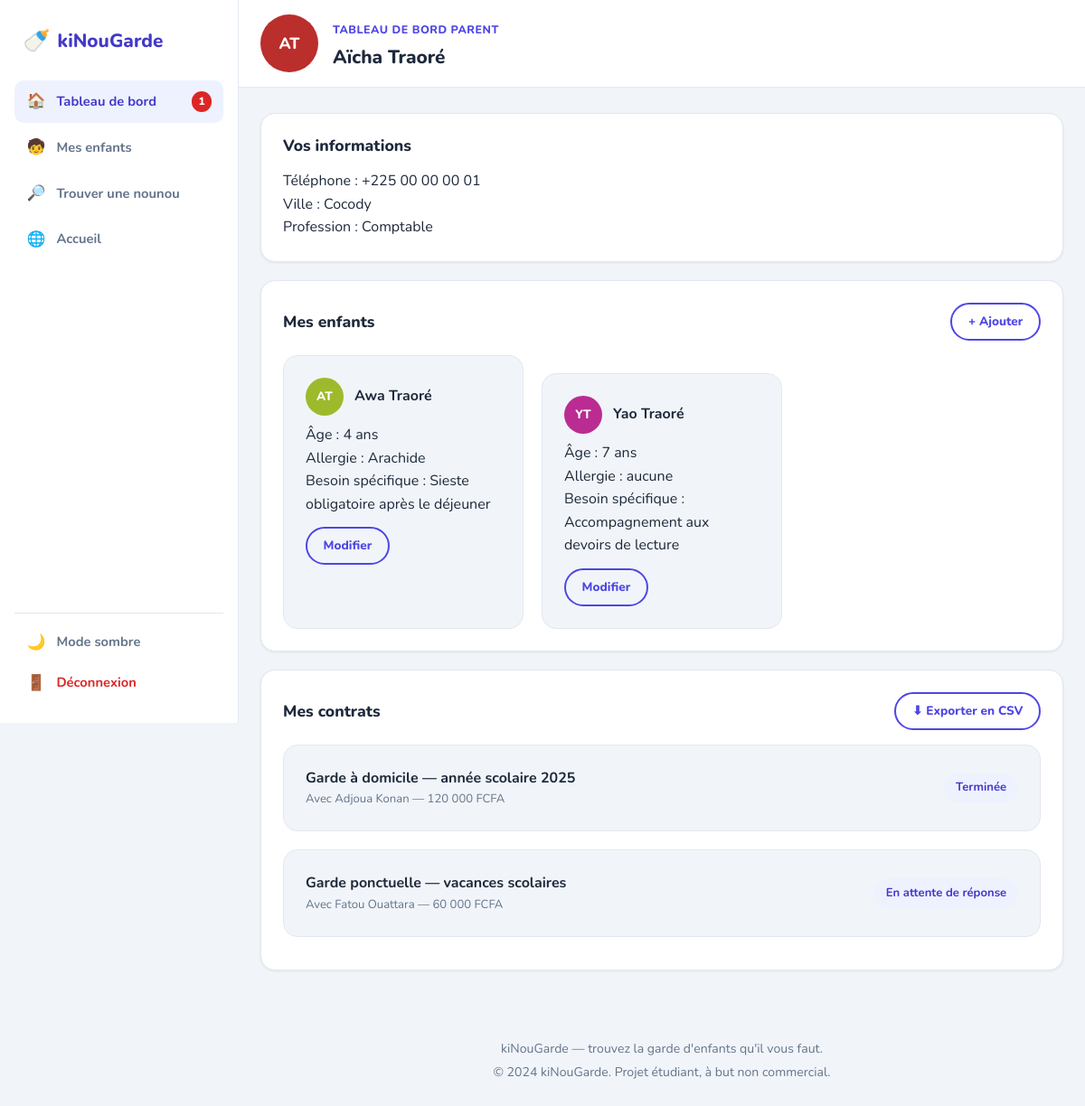
Screenshot of /dashboard-parent.php (signed in) with the database file from the repository.
### tables this page shows
CREATE TABLE `parents` (
  `id`              INT AUTO_INCREMENT PRIMARY KEY,
  `utilisateur_id`  INT NOT NULL,
  `ville`           VARCHAR(50)  NOT NULL,
  `profession`      VARCHAR(100) DEFAULT NULL,
  `nb_enfants`      TINYINT UNSIGNED NOT NULL DEFAULT 0,
  UNIQUE KEY `uk_parents_utilisateur` (`utilisateur_id`),
  CONSTRAINT `fk_parents_utilisateur` FOREIGN KEY (`utilisateur_id`)
    REFERENCES `utilisateurs` (`id`) ON DELETE CASCADE
);

CREATE TABLE `utilisateurs` (
  `id`           INT AUTO_INCREMENT PRIMARY KEY,
  `nom`          VARCHAR(100) NOT NULL,
  `prenom`       VARCHAR(100) NOT NULL,
  `telephone`    VARCHAR(20)  DEFAULT NULL,
  `email`        VARCHAR(190) NOT NULL,
  `mot_de_passe` VARCHAR(255) NOT NULL COMMENT 'empreinte password_hash(), jamais le mot de passe',
  `role`         ENUM('parent','nounou') NOT NULL,
  `cree_le`      TIMESTAMP NOT NULL DEFAULT CURRENT_TIMESTAMP,
  UNIQUE KEY `uk_utilisateurs_email` (`email`)
);

CREATE TABLE `enfants` (
  `id`                INT AUTO_INCREMENT PRIMARY KEY,
  `parent_id`         INT NOT NULL,
  `nom`               VARCHAR(50) NOT NULL,
  `prenom`            VARCHAR(50) NOT NULL,
  `age`               TINYINT UNSIGNED NOT NULL,
  `allergie`          VARCHAR(100) DEFAULT NULL,
  `besoin_specifique` VARCHAR(250) DEFAULT NULL,
  KEY `idx_enfants_parent` (`parent_id`),
  CONSTRAINT `fk_enfants_parent` FOREIGN KEY (`parent_id`)
    REFERENCES `parents` (`id`) ON DELETE CASCADE
);

CREATE TABLE `contrats_emploi` (
  `id`             INT AUTO_INCREMENT PRIMARY KEY,
  `parent_id`      INT NOT NULL,
  `nounou_id`      INT NOT NULL,
  `titre`          VARCHAR(150) NOT NULL,
  `montant`        DECIMAL(10,2) NOT NULL,
  `statut`         ENUM('en_attente', 'acceptee', 'refusee', 'terminee') NOT NULL DEFAULT 'en_attente',
  `date_signature` TIMESTAMP NOT NULL DEFAULT CURRENT_TIMESTAMP,
  KEY `idx_contrats_parent` (`parent_id`),
  KEY `idx_contrats_nounou` (`nounou_id`),
  CONSTRAINT `fk_contrats_parent` FOREIGN KEY (`parent_id`)
    REFERENCES `parents` (`id`) ON DELETE CASCADE,
  CONSTRAINT `fk_contrats_nounou` FOREIGN KEY (`nounou_id`)
    REFERENCES `nounous` (`id`) ON DELETE CASCADE
);

### src/auth.php (called while the page is built, shortened)
<?php
function e(?string $valeur): string
{
    return htmlspecialchars($valeur ?? '', ENT_QUOTES | ENT_SUBSTITUTE, 'UTF-8');
}
function utilisateur_connecte(): ?array
{
    return $_SESSION['utilisateur'] ?? null;
}
function exiger_connexion(?string $role = null): array
{
    $u = utilisateur_connecte();
    return $u;
}

### public/dashboard-parent.php (the view, shortened to what this page needs)
<?php
require_once __DIR__ . '/../src/bootstrap.php';
$moi = exiger_connexion('parent');
$parent = parent_par_utilisateur($bdd, (int) $moi['id']);
$enfants  = enfants_du_parent($bdd, (int) $parent['id']);
$contrats = contrats_parent($bdd, (int) $parent['id']);
$libelles_statut = [
    'en_attente' => ['En attente de réponse', 'badge'],
    'acceptee'   => ['Acceptée', 'badge-accent'],
    'refusee'    => ['Refusée', 'badge'],
    'terminee'   => ['Terminée', 'badge'],
];
?>
<!DOCTYPE html>
<html lang="fr">
<head>
    <link rel="stylesheet" href="assets/css/base.css">
    <link rel="stylesheet" href="assets/css/dashboard-parent.css">
</head>
<body>
<div class="dash-shell">
    <?= sidebar_html($bdd, (int) $moi['id'], $moi['role'], 'dashboard-parent.php') ?>
    <div class="dash-main">
        <header class="dash-topbar">
            <div style="display:flex; align-items:center; gap:1rem;">
                <?= avatar_html($parent['prenom'], $parent['nom'], null, 'md') ?>
                <div>
                    <span class="eyebrow">Tableau de bord parent</span>
                    <h1 style="font-size:1.3rem;"><?= e($parent['prenom'] . ' ' . $parent['nom']) ?></h1>
                </div>
            </div>
        </header>
        <div class="dash-content">
            <div class="card">
                <h2 class="card-title">Vos informations</h2>
                <p>Téléphone : <?= e($parent['telephone'] ?: 'non renseigné') ?></p>
                <p>Ville : <?= e($parent['ville']) ?></p>
                <p>Profession : <?= e($parent['profession'] ?: 'non renseignée') ?></p>
            </div>
            <div class="card">
                <div style="display:flex; align-items:center; justify-content:space-between; margin-bottom:1rem;">
                    <h2 class="card-title" style="margin-bottom:0;">Mes enfants</h2>
                    <a href="mon-enfant.php" class="btn btn-outline btn-sm">+ Ajouter</a>
                </div>
                <?php if (!$enfants): ?>
                    <div class="etat-vide">
                        <p>Aucun enfant enregistré. <a href="mon-enfant.php">En ajouter un</a>.</p>
                    </div>
                <?php else: ?>
                    <div class="cards-grid">
                        <?php foreach ($enfants as $enfant): ?>
                            <div class="card" style="box-shadow:none; background: var(--color-bg);">
                                <div style="display:flex; align-items:center; gap:.75rem; margin-bottom:.6rem;">
                                    <?= avatar_html($enfant['prenom'], $enfant['nom'], null, 'sm') ?>
                                    <strong><?= e($enfant['prenom'] . ' ' . $enfant['nom']) ?></strong>
                                </div>
                                <p>Âge : <?= (int) $enfant['age'] ?> ans</p>
                                <p>Allergie : <?= e($enfant['allergie'] ?: 'aucune') ?></p>
                                <p>Besoin spécifique : <?= e($enfant['besoin_specifique'] ?: '—') ?></p>
                                <a href="modifier-enfant.php?id=<?= (int) $enfant['id'] ?>" class="btn btn-outline btn-sm" style="margin-top:.75rem;">Modifier</a>
                            </div>
                        <?php endforeach; ?>
                    </div>
                <?php endif; ?>
            </div>
            <div class="card">
                <div style="display:flex; align-items:center; justify-content:space-between; margin-bottom:1rem;">
                    <h2 class="card-title" style="margin-bottom:0;">Mes contrats</h2>
                    <?php if ($contrats): ?>
                        <a href="export-contrats.php" class="btn btn-outline btn-sm">⬇ Exporter en CSV</a>
                    <?php endif; ?>
                </div>
                <?php if (!$contrats): ?>
                    <div class="etat-vide">
                        <p>Aucune proposition envoyée. <a href="liste-nounous.php">Trouver une nounou</a>.</p>
                    </div>
                <?php else: ?>
                    <?php foreach ($contrats as $c): ?>
                        <?php [$libelle, $classe] = $libelles_statut[$c['statut']]; ?>
                        <div class="card" style="box-shadow:none; background: var(--color-bg); margin-bottom:.75rem;">
                            <div style="display:flex; align-items:center; justify-content:space-between; gap:.75rem; flex-wrap:wrap;">
                                <div>
                                    <strong><?= e($c['titre']) ?></strong>
                                    <p class="help-text">
                                        Avec <?= e($c['nounou_prenom'] . ' ' . $c['nounou_nom']) ?> —
                                        <?= number_format((float) $c['montant'], 0, ',', ' ') ?> FCFA
                                    </p>
                                </div>
                                <span class="<?= $classe ?>"><?= e($libelle) ?></span>
                            </div>
                        </div>
                    <?php endforeach; ?>
                <?php endif; ?>
            </div>
        </div>
        <footer class="site-footer">
            <p><?= e(APP_NOM) ?> — trouvez la garde d'enfants qu'il vous faut.</p>
            <p>&copy; 2024 <?= e(APP_NOM) ?>. Projet étudiant, à but non commercial.</p>
        </footer>
    </div>
</div>
</body>
</html>

### src/functions.php (shortened to what this page needs)
<?php
function parent_par_utilisateur(PDO $bdd, int $utilisateur_id): ?array
{
    $req = $bdd->prepare(
        'SELECT p.*, u.nom, u.prenom, u.email, u.telephone
           FROM parents p
           JOIN utilisateurs u ON u.id = p.utilisateur_id
          WHERE p.utilisateur_id = ?'
    );
    $req->execute([$utilisateur_id]);
    return $req->fetch() ?: null;
}
function contrats_parent(PDO $bdd, int $parent_id): array
{
    $req = $bdd->prepare(
        'SELECT c.*, u.nom AS nounou_nom, u.prenom AS nounou_prenom,
                (SELECT 1 FROM avis a WHERE a.contrat_id = c.id) AS deja_note
           FROM contrats_emploi c
           JOIN nounous n      ON n.id = c.nounou_id
           JOIN utilisateurs u ON u.id = n.utilisateur_id
          WHERE c.parent_id = ?
          ORDER BY c.date_signature DESC'
    );
    $req->execute([$parent_id]);
    return $req->fetchAll();
}
function enfants_du_parent(PDO $bdd, int $parent_id): array
{
    $req = $bdd->prepare('SELECT * FROM enfants WHERE parent_id = ? ORDER BY prenom');
    $req->execute([$parent_id]);
    return $req->fetchAll();
}
function messages_non_lus_total(PDO $bdd, int $utilisateur_id): int
{
    $req = $bdd->prepare('SELECT COUNT(*) FROM messages WHERE destinataire_id = ? AND lu = 0');
    $req->execute([$utilisateur_id]);
    return (int) $req->fetchColumn();
}
function sidebar_html(PDO $bdd, int $utilisateur_id, string $role, string $page_actif): string
{
    $tableau_de_bord = $role === 'nounou' ? 'dashboard-nounou.php' : 'dashboard-parent.php';
    $liens = $role === 'nounou'
        ? [
            [$tableau_de_bord,        '🏠', 'Tableau de bord'],
            ['mon-profil-nounou.php', '✏️', 'Mon profil'],
            ['index.php',             '🌐', 'Accueil'],
        ]
        : [
            [$tableau_de_bord,     '🏠', 'Tableau de bord'],
            ['mon-enfant.php',     '🧒', 'Mes enfants'],
            ['liste-nounous.php', '🔎', 'Trouver une nounou'],
            ['index.php',          '🌐', 'Accueil'],
        ];
    $non_lus = messages_non_lus_total($bdd, $utilisateur_id);
    $html = '<aside class="dash-sidebar" id="menu">';
    $html .= '<a href="index.php" class="brand"><span class="brand-mark">🍼</span> kiNouGarde</a>';
    $html .= '<nav class="dash-nav">';
    foreach ($liens as [$href, $icone, $libelle]) {
        $actif = $href === $page_actif ? ' active' : '';
        $badge = ($href === $tableau_de_bord && $non_lus > 0)
            ? sprintf(' <span class="dash-nav-badge">%d</span>', $non_lus)
            : '';
        $html .= sprintf(
            '<a href="%s" class="dash-nav-item%s"><span class="dash-nav-icon">%s</span> %s%s</a>',
            e($href),
            $actif,
            $icone,
            e($libelle),
            $badge
        );
    }
    $html .= '</nav>';
    $html .= '<div class="dash-sidebar-footer">';
    $html .= '<button type="button" id="theme-toggle" class="dash-nav-item" aria-pressed="false">'
        . '<span class="dash-nav-icon">🌙</span> <span id="theme-toggle-label">Mode sombre</span></button>';
    $html .= '<a href="logout.php" class="dash-nav-item dash-nav-danger"><span class="dash-nav-icon">🚪</span> Déconnexion</a>';
    $html .= '</div></aside>';
    $html .= '<div class="dash-overlay" data-menu-overlay></div>';
    return $html;
}
function avatar_html(string $prenom, string $nom, ?string $photo = null, string $taille = 'md'): string
{
    $classe = 'avatar avatar-' . $taille;
    $initiales = mb_strtoupper(mb_substr($prenom, 0, 1) . mb_substr($nom, 0, 1));
    $teinte    = crc32($prenom . $nom) % 360;
    return sprintf(
        '<div class="%s" style="background-color: hsl(%d, 62%%, 45%%)" aria-hidden="true">%s</div>',
        $classe,
        $teinte,
        e($initiales)
    );
}

### rows the page displays
parents: utilisateur.nom "AT", utilisateur.nom "Aïcha Traoré", utilisateur.telephone "+225 00 00 00 01", ville "Cocody", profession "Comptable"
enfants: initiales "AT", prenom+nom "Awa Traoré", age "4", allergie "Arachide", besoin_specifique "Sieste obligatoire après le déjeuner"
enfants: initiales "YT", prenom+nom "Yao Traoré", age "7", allergie "aucune", besoin_specifique "Accompagnement aux devoirs de lecture"
contrats_emploi: titre "Garde à domicile — année scolaire 2025", utilisateurs.prenom+nom "Adjoua Konan", montant "120 000", libelle "Terminée"
contrats_emploi: titre "Garde ponctuelle — vacances scolaires", utilisateurs.prenom+nom "Fatou Ouattara", montant "60 000", libelle "En attente de réponse"

### other values shown
$icone "🏠"
$libelle "Tableau de bord"
$badge "1"
$icone "🧒"
$libelle "Mes enfants"
$icone "🔎"
$libelle "Trouver une nounou"
$icone "🌐"
$libelle "Accueil"
APP_NOM "kiNouGarde"
